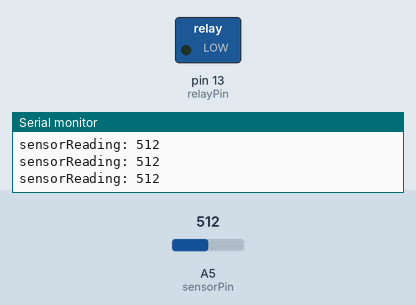
Simulated run of this sketch. Board: Arduino Uno, built with avr-gcc and run on an emulated ATmega328P. Shown: switched loads named in the sketch (green lamp = pin HIGH), the last lines printed to the serial monitor. The inputs (shaded band) are chosen by the test bench; at power-on: A5 (sensorPin) = 512. At 1.3 s the program stops and its outputs stay as they are.

Above: at 1.2 s.
1.3 s: A5 (sensorPin) set to 90
At 2.0 s:
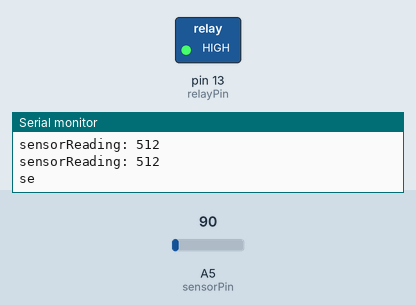
Timing chart, 0 to 2.8 s (numbered marks = the images above; inputs shaded):
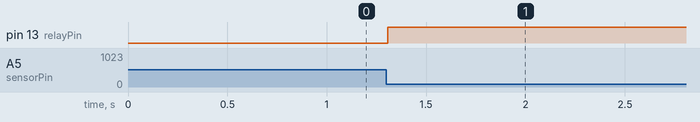

The sketch:

ChemECar4.ino
```cpp
 const int sensorPin=5;
const int relayPin=13;

int Threshold=100;


void setup() {
  Serial.begin(9600);
  pinMode(relayPin,OUTPUT);
}

void loop() {
  int sensorReading=analogRead(sensorPin);
  Serial.print("sensorReading: ");
  Serial.println(sensorReading);

  if(sensorReading>=Threshold){
    digitalWrite(relayPin,LOW);
  }
  else{
    digitalWrite(relayPin,HIGH);
    exit(0);
  }
  delay(100);

}
```

Measured:
- after the input at 1.3 s, pin 13 (relayPin): LOW → HIGH at once
